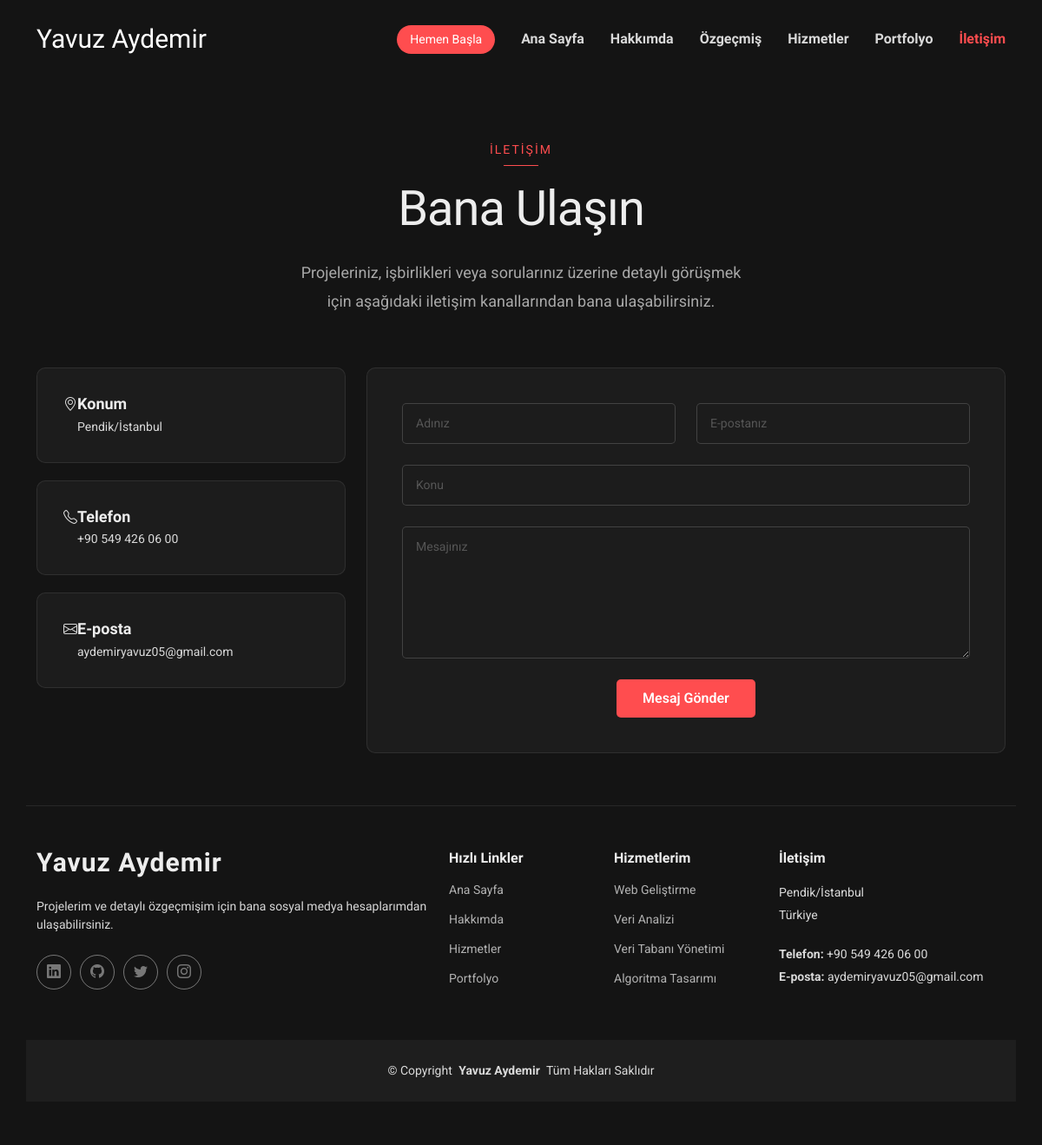
Page /contact/ on the committed database.
### myCV/models.py (models this page shows, shortened)
class PersonalInfo(models.Model):
    name = models.CharField(max_length=100, verbose_name="Ad Soyad")
    role = models.CharField(max_length=100, verbose_name="Meslek/Rol")
    bio = models.TextField(verbose_name="Hakkımda Yazısı")
    location = models.CharField(max_length=100, verbose_name="Konum")
    email = models.EmailField(verbose_name="E-Posta")
    phone = models.CharField(max_length=20, verbose_name="Telefon")
    class Meta:
        verbose_name = "Kişisel Bilgi"
        verbose_name_plural = "Kişisel Bilgiler"

### myCV/views.py (the view, shortened to what this page needs)
# urls.py: path('contact/', contact, name='contact'),
def contact(request):
    personal_info = PersonalInfo.objects.first()
    context = {
        'personal_info': personal_info,
    }
    return render(request, 'contact.html', context)

### templates/contact.html (shortened to what this page needs)
{% load static %}
<!DOCTYPE html>
<html lang="tr">
<head>
  <link href="{% static 'assets/vendor/bootstrap/css/bootstrap.min.css' %}" rel="stylesheet">
  <link href="{% static 'assets/vendor/bootstrap-icons/bootstrap-icons.css' %}" rel="stylesheet">
  <link href="{% static 'assets/vendor/aos/aos.css' %}" rel="stylesheet">
  <link href="{% static 'assets/vendor/glightbox/css/glightbox.min.css' %}" rel="stylesheet">
  <link href="{% static 'assets/vendor/swiper/swiper-bundle.min.css' %}" rel="stylesheet">
  <link href="{% static 'assets/css/main.css' %}?v=1.2" rel="stylesheet">
</head>
<body class="contact-page">
  <header id="header" class="header d-flex align-items-center fixed-top">
    <div class="container-fluid container-xl position-relative d-flex align-items-center">
      <a href="{% url 'index' %}" class="logo d-flex align-items-center me-auto">
        <h1 class="sitename">Yavuz Aydemir</h1>
      </a>
      <nav id="navmenu" class="navmenu">
        <ul>
          <li><a href="{% url 'index' %}#hero">Ana Sayfa</a></li>
          <li><a href="{% url 'index' %}#about">Hakkımda</a></li>
          <li><a href="{% url 'index' %}#resume">Özgeçmiş</a></li>
          <li><a href="{% url 'index' %}#services">Hizmetler</a></li>
          <li><a href="{% url 'index' %}#portfolio">Portfolyo</a></li>
          <li><a href="{% url 'contact' %}" class="active">İletişim</a></li>
        </ul>
      </nav>
      <a class="btn-getstarted" href="{% url 'index' %}#about">Hemen Başla</a>
    </div>
  </header>
  <main class="main" style="padding-top: 100px;">
    <section id="contact" class="contact section">
      <div class="container section-title" data-aos="fade-up">
        <span class="subtitle">İletişim</span>
        <h2>Bana Ulaşın</h2>
        <p>Projeleriniz, işbirlikleri veya sorularınız üzerine detaylı görüşmek için aşağıdaki iletişim kanallarından bana ulaşabilirsiniz.</p>
      </div><div class="container" data-aos="fade-up" data-aos-delay="100">
        <div class="row gy-4">
          <div class="col-lg-4">
            <div class="info-item d-flex" data-aos="fade-up" data-aos-delay="200">
              <i class="bi bi-geo-alt flex-shrink-0"></i>
              <div>
                <h3>Konum</h3>
                <p>{{ personal_info.location }}</p>
              </div>
            </div><div class="info-item d-flex" data-aos="fade-up" data-aos-delay="300">
              <i class="bi bi-telephone flex-shrink-0"></i>
              <div>
                <h3>Telefon</h3>
                <p>{{ personal_info.phone }}</p>
              </div>
            </div><div class="info-item d-flex" data-aos="fade-up" data-aos-delay="400">
              <i class="bi bi-envelope flex-shrink-0"></i>
              <div>
                <h3>E-posta</h3>
                <p>{{ personal_info.email }}</p>
              </div>
            </div></div>
          <div class="col-lg-8">
            <form action="{% url 'contact' %}" method="post" class="php-email-form" data-aos="fade-up" data-aos-delay="200">
              <div class="row gy-4">
                <div class="col-md-6">
                  <input type="text" name="name" class="form-control" placeholder="Adınız" required="">
                </div>
                <div class="col-md-6 ">
                  <input type="email" class="form-control" name="email" placeholder="E-postanız" required="">
                </div>
                <div class="col-md-12">
                  <input type="text" class="form-control" name="subject" placeholder="Konu" required="">
                </div>
                <div class="col-md-12">
                  <textarea class="form-control" name="message" rows="6" placeholder="Mesajınız" required=""></textarea>
                </div>
                <div class="col-md-12 text-center">
                  <button type="submit" class="btn btn-primary" style="background-color: var(--accent-color); border: none; padding: 10px 30px; border-radius: 5px; color: #fff;">Mesaj Gönder</button>
                </div>
              </div>
            </form>
          </div></div>
      </div>
    </section></main>
  <footer id="footer" class="footer">
    <div class="container footer-top">
      <div class="row gy-4">
        <div class="col-lg-5 col-md-12 footer-about">
          <a href="{% url 'index' %}" class="logo d-flex align-items-center">
            <span class="sitename">Yavuz Aydemir</span>
          </a>
          <p>Projelerim ve detaylı özgeçmişim için bana sosyal medya hesaplarımdan ulaşabilirsiniz.</p>
          <div class="social-links d-flex mt-4">
            <a href="https://www.linkedin.com/in/yavuzaydemir/" target="_blank"><i class="bi bi-linkedin"></i></a>
            <a href="https://github.com/yavuzaydemiir/" target="_blank"><i class="bi bi-github"></i></a>
            <a href="https://twitter.com/yavuzaydemiir/" target="_blank"><i class="bi bi-twitter"></i></a>
            <a href="https://www.instagram.com/yavuzaydemiir" target="_blank"><i class="bi bi-instagram"></i></a>
          </div>
        </div>
        <div class="col-lg-2 col-6 footer-links">
          <h4>Hızlı Linkler</h4>
          <ul>
            <li><a href="{% url 'index' %}#hero">Ana Sayfa</a></li>
            <li><a href="{% url 'index' %}#about">Hakkımda</a></li>
            <li><a href="{% url 'index' %}#services">Hizmetler</a></li>
            <li><a href="{% url 'index' %}#portfolio">Portfolyo</a></li>
          </ul>
        </div>
        <div class="col-lg-2 col-6 footer-links">
          <h4>Hizmetlerim</h4>
          <ul>
            <li><a href="#">Web Geliştirme</a></li>
            <li><a href="#">Veri Analizi</a></li>
            <li><a href="#">Veri Tabanı Yönetimi</a></li>
            <li><a href="#">Algoritma Tasarımı</a></li>
          </ul>
        </div>
        <div class="col-lg-3 col-md-12 footer-contact text-center text-md-start">
          <h4>İletişim</h4>
          <p>{{ personal_info.location }}</p>
          <p>Türkiye</p>
          <p class="mt-4"><strong>Telefon:</strong> <span>{{ personal_info.phone }}</span></p>
          <p><strong>E-posta:</strong> <span>{{ personal_info.email }}</span></p>
        </div>
      </div>
    </div>
    <div class="container copyright text-center mt-4">
      <p>© <span>Copyright</span> <strong class="px-1 sitename">Yavuz Aydemir</strong> <span>Tüm Hakları Saklıdır</span></p>
    </div>
  </footer>
</body>
</html>

### rows in the picture
PersonalInfo: location "Pendik/İstanbul", phone "+90 549 426 06 00", email "aydemiryavuz05@gmail.com"
